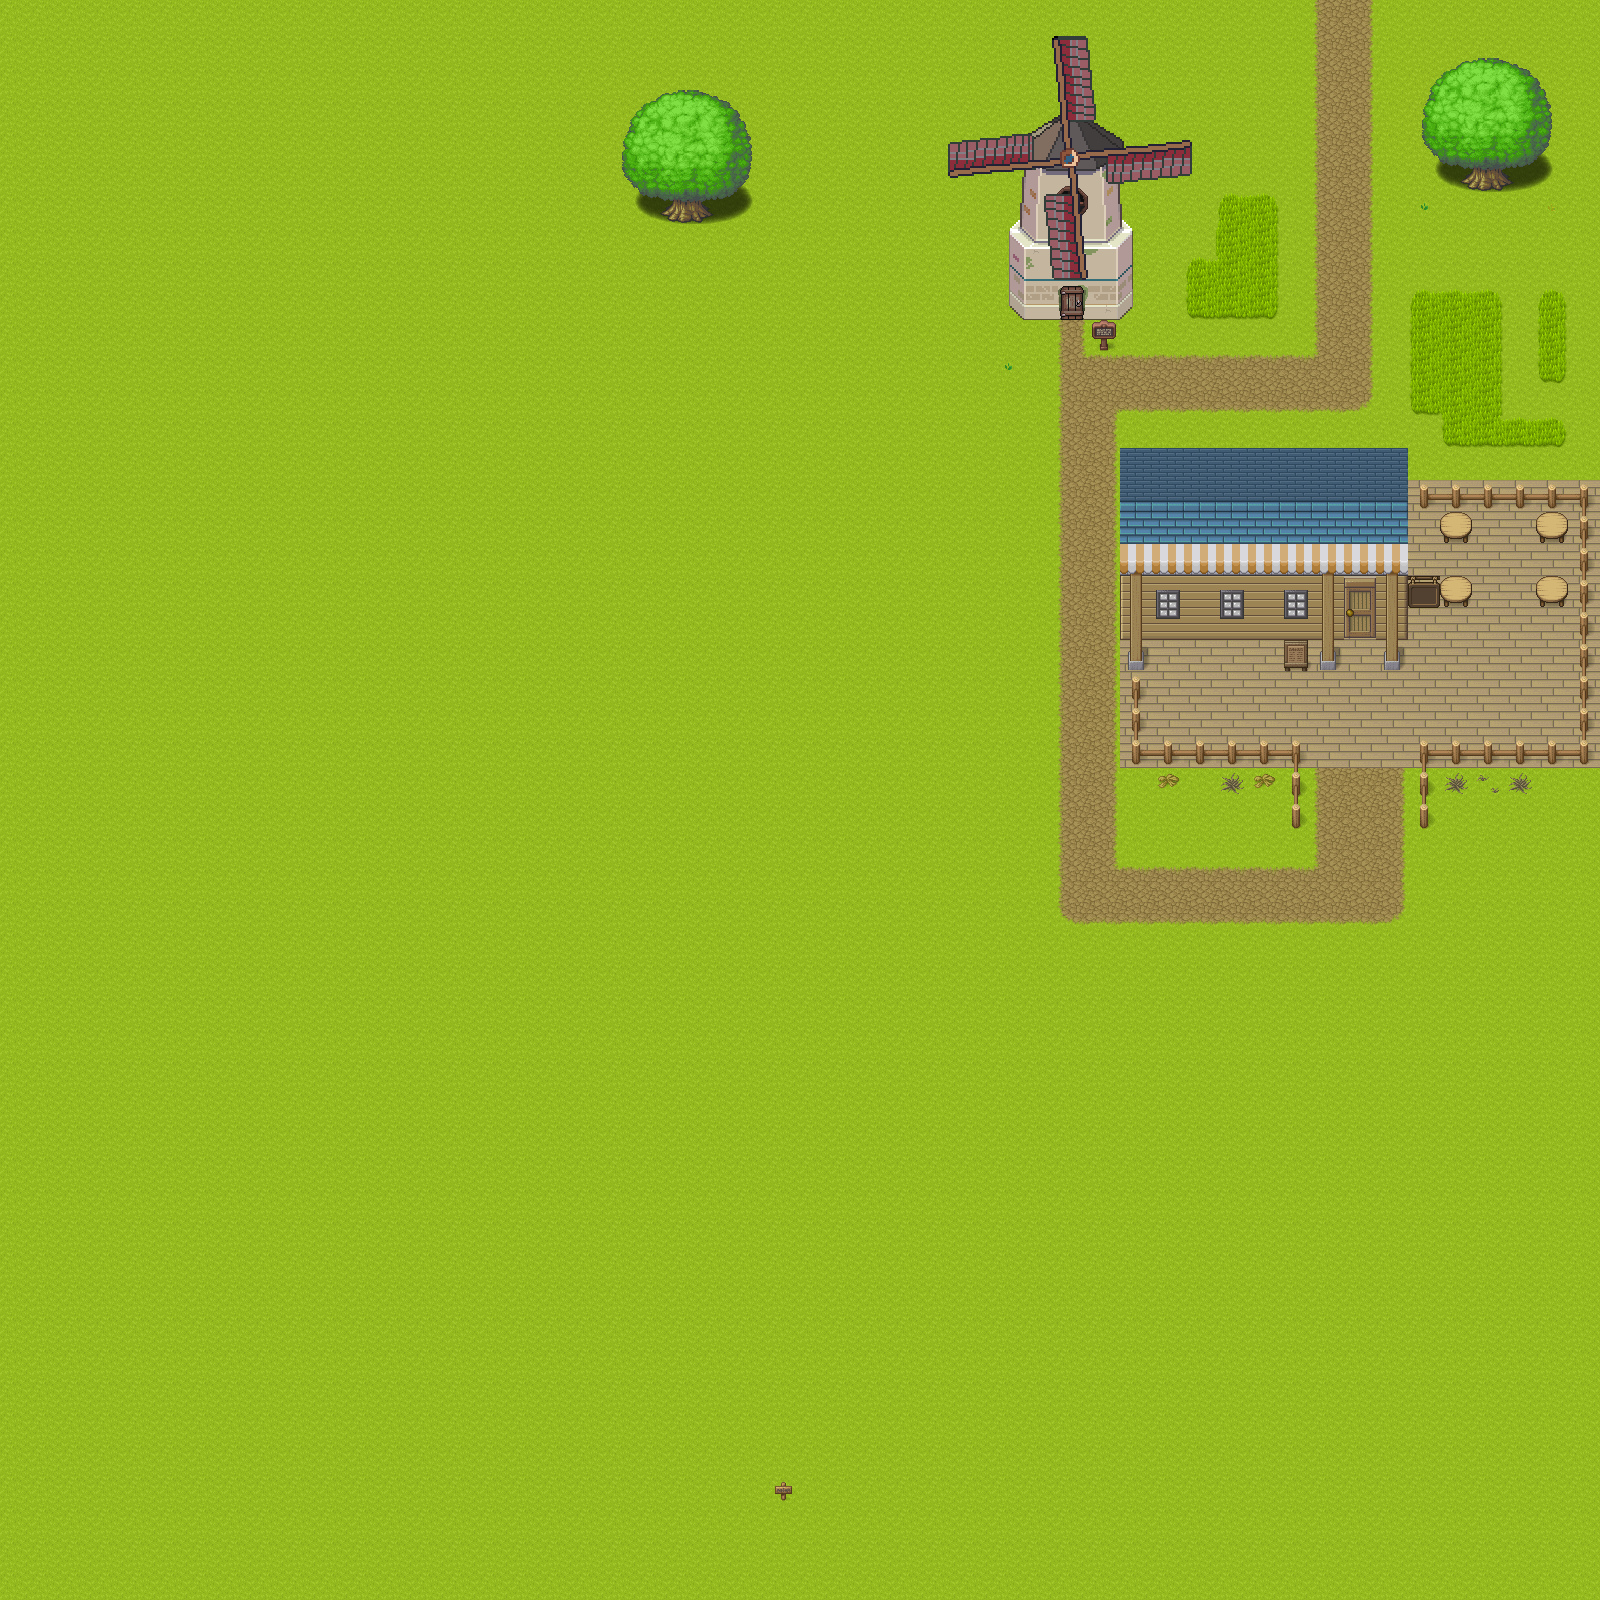

Tiled map render using the project's own tile images. Description and the map definition, with tile-layer contents summarised, below:
An orthogonal 50x50 tile map with 32x32 px tiles, 16 tile layers (Below player, Collisions, Fringe non-transparent, Fringe transparent, ...), 9 tilesets and 7 objects (2x Message, 2x Waypoint, Start, EventTrigger, NPC).

<map version="1.5" tiledversion="1.6.0" orientation="orthogonal" renderorder="right-down" width="50" height="50" tilewidth="32" tileheight="32" infinite="0" nextlayerid="27" nextobjectid="20">
 <editorsettings>
  <export target="../../../src/assets/exported-maps/greatPlains.json" format="json" />
 </editorsettings>
 <tileset firstgid="1" source="../tilesets/base.tsx" />
 <tileset firstgid="953" source="../tilesets/windmill.tsx" />
 <tileset firstgid="3329" source="../tilesets/atmospheric-animations.tsx" />
 <tileset firstgid="4069" source="../tilesets/grass1-dirt2.tsx" />
 <tileset firstgid="4117" source="../tilesets/long-grass.tsx" />
 <tileset firstgid="4165" source="../tilesets/base-addition.tsx" />
 <tileset firstgid="4933" source="../tilesets/flowers.tsx" />
 <tileset firstgid="4981" source="../tilesets/female17-1.tsx" />
 <tileset firstgid="4993" source="../tilesets/female22-2.tsx" />
 <group id="2" name="Layer 1">
  <layer id="1" name="Below player" width="50" height="50">
   <data>[2500 cells, 2499 non-empty, 12 distinct tile ids]</data>
  </layer>
  <layer id="3" name="Collisions" width="50" height="50">
   <properties>
    <property name="hasCollisions" type="bool" value="true" />
   </properties>
   <data>[2500 cells, 87 non-empty, 33 distinct tile ids]</data>
  </layer>
  <layer id="5" name="Fringe non-transparent" width="50" height="50">
   <properties>
    <property name="fringe" type="bool" value="true" />
   </properties>
   <data>[2500 cells, 137 non-empty, 91 distinct tile ids]</data>
  </layer>
  <layer id="4" name="Fringe transparent" width="50" height="50" opacity="0.8">
   <properties>
    <property name="fringe" type="bool" value="true" />
   </properties>
   <data>[2500 cells, 3 non-empty, 3 distinct tile ids]</data>
  </layer>
 </group>
 <group id="7" name="Layer 2">
  <layer id="8" name="Below player" width="50" height="50">
   <data>[2500 cells, 79 non-empty, 28 distinct tile ids]</data>
  </layer>
  <layer id="9" name="Collisions" width="50" height="50">
   <properties>
    <property name="hasCollisions" type="bool" value="true" />
   </properties>
   <data>[2500 cells, 32 non-empty, 12 distinct tile ids]</data>
  </layer>
  <layer id="10" name="Fringe transparent" width="50" height="50">
   <properties>
    <property name="fringe" type="bool" value="true" />
   </properties>
   <data>[2500 cells, 0 non-empty, 0 distinct tile ids]</data>
  </layer>
  <layer id="11" name="Fringe non-transparent" width="50" height="50">
   <properties>
    <property name="fringe" type="bool" value="true" />
   </properties>
   <data>[2500 cells, 0 non-empty, 0 distinct tile ids]</data>
  </layer>
 </group>
 <group id="12" name="Layer 3">
  <layer id="13" name="Below player" width="50" height="50">
   <data>[2500 cells, 0 non-empty, 0 distinct tile ids]</data>
  </layer>
  <layer id="14" name="Collisions" width="50" height="50">
   <properties>
    <property name="hasCollisions" type="bool" value="true" />
   </properties>
   <data>[2500 cells, 0 non-empty, 0 distinct tile ids]</data>
  </layer>
  <layer id="15" name="Fringe transparent" width="50" height="50">
   <properties>
    <property name="fringe" type="bool" value="true" />
   </properties>
   <data>[2500 cells, 0 non-empty, 0 distinct tile ids]</data>
  </layer>
  <layer id="16" name="Fringe non-transparent" width="50" height="50">
   <properties>
    <property name="fringe" type="bool" value="true" />
   </properties>
   <data>[2500 cells, 0 non-empty, 0 distinct tile ids]</data>
  </layer>
 </group>
 <group id="17" name="Layer 4">
  <layer id="18" name="Below player" width="50" height="50">
   <data>[2500 cells, 0 non-empty, 0 distinct tile ids]</data>
  </layer>
  <layer id="19" name="Collisions" width="50" height="50">
   <properties>
    <property name="hasCollisions" type="bool" value="true" />
   </properties>
   <data>[2500 cells, 0 non-empty, 0 distinct tile ids]</data>
  </layer>
  <layer id="20" name="Fringe transparent" width="50" height="50">
   <properties>
    <property name="fringe" type="bool" value="true" />
   </properties>
   <data>[2500 cells, 0 non-empty, 0 distinct tile ids]</data>
  </layer>
  <layer id="21" name="Fringe non-transparent" width="50" height="50">
   <properties>
    <property name="fringe" type="bool" value="true" />
   </properties>
   <data>[2500 cells, 0 non-empty, 0 distinct tile ids]</data>
  </layer>
 </group>
 <objectgroup id="23" name="Messages">
  <object id="4" name="Random sign" type="Message" x="768" y="1472" width="32" height="32">
   <properties>
    <property name="interaction" value="activate" />
    <property name="messageId" value="greatPlains_randomSign" />
    <property name="singleUse" type="bool" value="false" />
   </properties>
  </object>
  <object id="6" name="Windmill sign" type="Message" x="1088" y="320" width="32" height="32">
   <properties>
    <property name="interaction" value="activate" />
    <property name="messageId" value="greatPlains_windmillSign" />
    <property name="singleUse" type="bool" value="false" />
   </properties>
  </object>
 </objectgroup>
 <objectgroup id="6" name="Objects">
  <object id="1" name="Start" x="1360" y="1021.33">
   <point />
  </object>
 </objectgroup>
 <objectgroup id="22" name="Waypoints">
  <object id="3" name="BetweenVillageAndCaltor" type="Waypoint" x="1312" y="0" width="64" height="32">
   <properties>
    <property name="location" value="BetweenVillageAndCaltor" />
    <property name="toCoordinates" value="{&quot;x&quot;: 51, &quot;y&quot;: 23}" />
   </properties>
  </object>
  <object id="10" name="Windmill" type="Waypoint" x="1056.25" y="280.75" width="31.75" height="39">
   <properties>
    <property name="location" value="Windmill" />
    <property name="toCoordinates" value="{&quot;x&quot;: 5, &quot;y&quot;: 7}" />
   </properties>
  </object>
 </objectgroup>
 <objectgroup id="26" name="EventTriggers">
  <object id="19" name="Cutscene" type="EventTrigger" x="1312" y="800" width="96" height="32">
   <properties>
    <property name="cutscene" value="evelynsDream" />
    <property name="interaction" value="collide" />
    <property name="singleUse" type="bool" value="true" />
   </properties>
  </object>
 </objectgroup>
 <objectgroup id="25" name="NPCs">
  <object id="16" name="Evelyn" type="NPC" gid="5003" x="1344" y="704" width="32" height="32" />
 </objectgroup>
</map>
